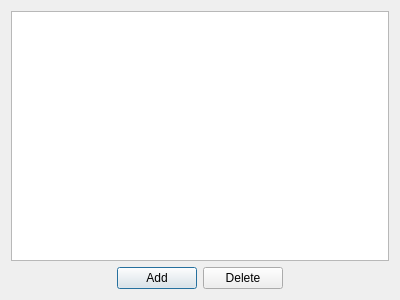
<?xml version="1.0" encoding="UTF-8"?>
<ui version="4.0">
 <class>IndexList</class>
 <widget class="QDialog" name="IndexList">
  <property name="geometry">
   <rect>
    <x>0</x>
    <y>0</y>
    <width>400</width>
    <height>300</height>
   </rect>
  </property>
  <property name="windowTitle">
   <string>Индекс почв</string>
  </property>
  <layout class="QVBoxLayout" name="verticalLayout">
   <item>
    <widget class="QTableView" name="tableView"/>
   </item>
   <item>
    <layout class="QHBoxLayout" name="horizontalLayout">
     <item>
      <spacer name="horizontalSpacer">
       <property name="orientation">
        <enum>Qt::Horizontal</enum>
       </property>
       <property name="sizeHint" stdset="0">
        <size>
         <width>40</width>
         <height>20</height>
        </size>
       </property>
      </spacer>
     </item>
     <item>
      <widget class="QPushButton" name="addButton">
       <property name="text">
        <string>Add</string>
       </property>
      </widget>
     </item>
     <item>
      <widget class="QPushButton" name="deleteButton">
       <property name="text">
        <string>Delete</string>
       </property>
      </widget>
     </item>
     <item>
      <spacer name="horizontalSpacer_2">
       <property name="orientation">
        <enum>Qt::Horizontal</enum>
       </property>
       <property name="sizeHint" stdset="0">
        <size>
         <width>40</width>
         <height>20</height>
        </size>
       </property>
      </spacer>
     </item>
    </layout>
   </item>
  </layout>
 </widget>
 <resources/>
 <connections/>
</ui>
